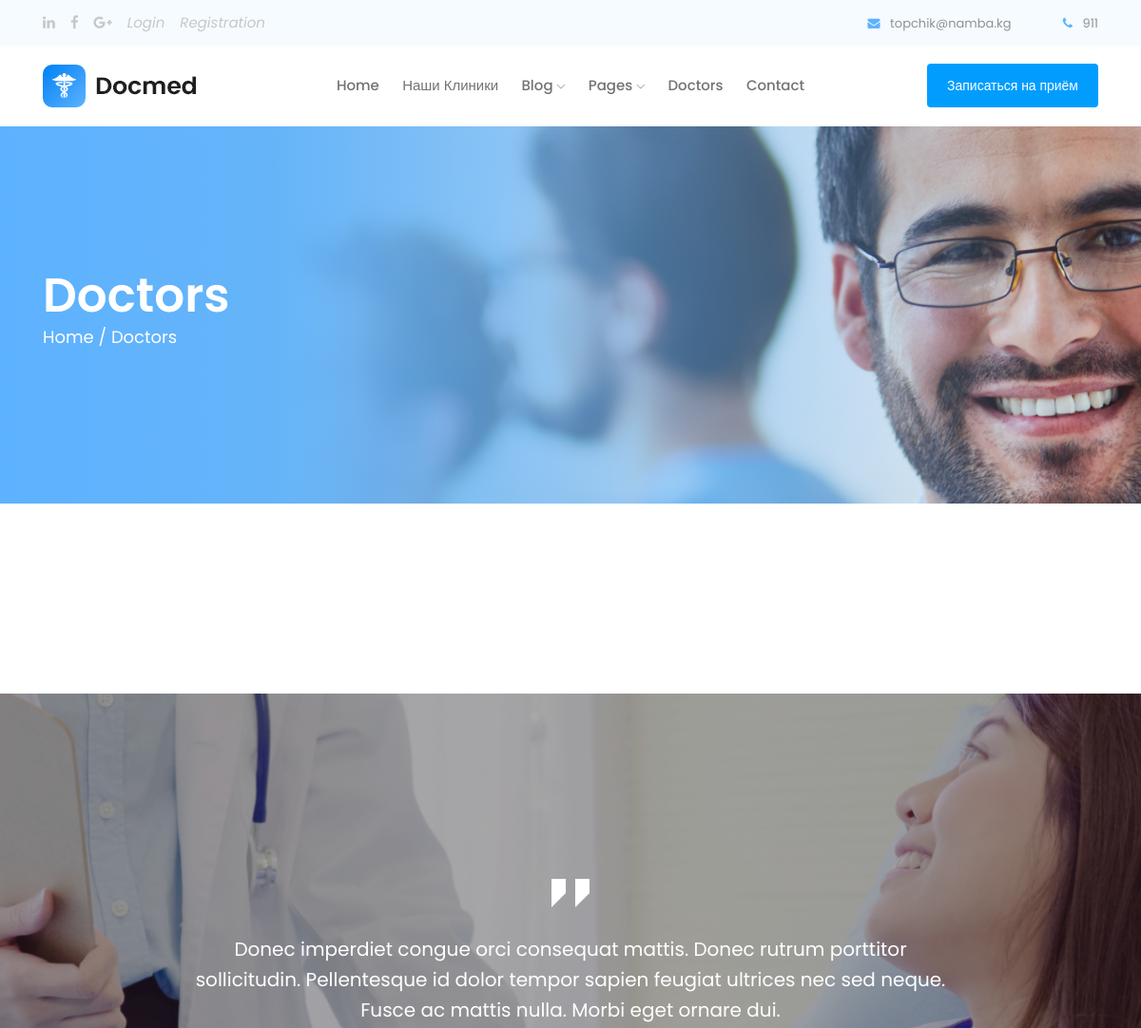
Page /doctor_list/ (upper part) on the earlier database version.
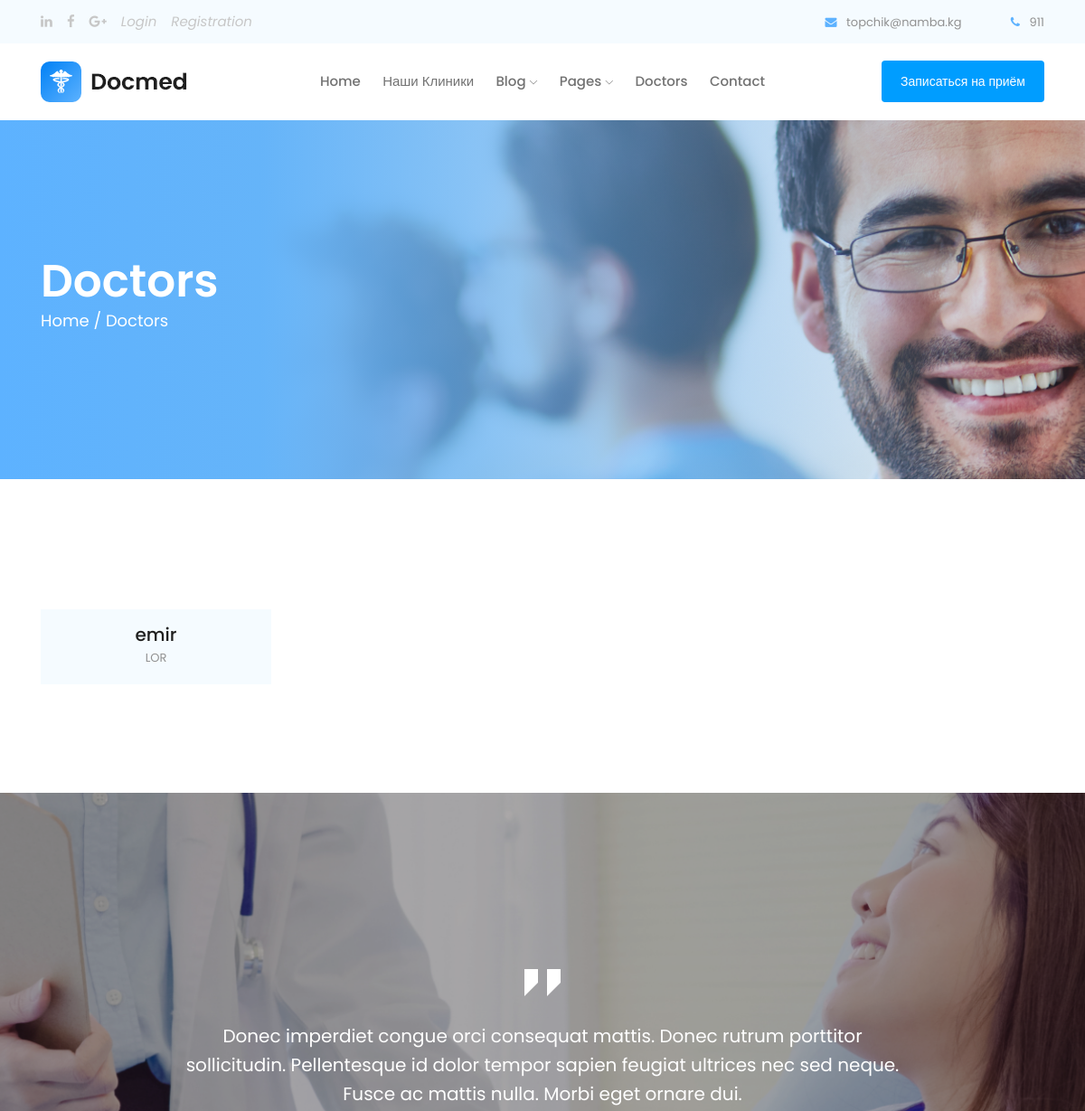
Same page on the later database version.
### clinic/models.py (models this page shows, shortened)
class Doctor(models.Model):
    username = models.CharField(max_length=100)
    clinic = models.ForeignKey(Clinic, related_name='clinic', on_delete=models.CASCADE)
    name = models.CharField(max_length=100)
    surname = models.CharField(max_length=100)
    slug = models.SlugField(max_length=100, unique=True, default=None)
    email = models.EmailField(default=None)
    proffesion = models.CharField(max_length=100)
    image_height = models.IntegerField(default=50)
    image_width = models.IntegerField(default=70)
    image = models.ImageField(upload_to='doctors/%Y/%m/%d', max_length=200, blank=True,
                              height_field='image_height', width_field='image_width')
    created = models.DateTimeField(default=timezone.now)
    class Meta:
        ordering = ('name', )

### clinic/views.py (the view)
# urls.py: path('doctor_list/', DoctorListView.as_view(), name='doctor_list'),
class DoctorListView(ListView):
    model = Doctor
    template_name = 'doctor_list.html'
    context_object_name = 'doctors'

### templates/doctor_list.html (shortened to what this page needs)
{% extends 'base.html' %}
{% load static %}q
{% block content %}
    <div class="bradcam_area breadcam_bg_2 bradcam_overlay">
        <div class="container">
            <div class="row">
                <div class="col-xl-12">
                    <div class="bradcam_text">
                        <h3>Doctors</h3>
                        <p><a href="index.html">Home /</a> Doctors</p>
                    </div>
                </div>
            </div>
        </div>
    </div>
    <div class="expert_doctors_area doctor_page">
        <div class="container">
            <div class="row">
                {% for doctor in doctors %}
                <div class="col-md-6 col-lg-3">
                    <div class="single_expert mb-40">
                        <div class="expert_thumb">
                        </div>
                        <div class="experts_name text-center">
                            <h3>{{ doctor.name }}</h3>
                            <span>{{doctor.proffesion}}</span>
                        </div>
                    </div>
                </div>
                {% endfor %}
            </div>
        </div>
    </div>
    <div class="testmonial_area">
        <div class="testmonial_active owl-carousel">
            <div class="single-testmonial testmonial_bg_1 overlay2">
                <div class="container">
                    <div class="row">
                        <div class="col-xl-10 offset-xl-1">
                            <div class="testmonial_info text-center">
                                <div class="quote">
                                    <i class="flaticon-straight-quotes"></i>
                                </div>
                                <p>Donec imperdiet congue orci consequat mattis. Donec rutrum porttitor <br>
                                    sollicitudin. Pellentesque id dolor tempor sapien feugiat ultrices nec sed neque.
                                    <br>
                                    Fusce ac mattis nulla. Morbi eget ornare dui. </p>
                            </div>
                        </div>
                    </div>
                </div>
            </div>
        </div>
    </div>
{% endblock %}

Differences in the rows shown:
added Doctor: name "emir", proffesion "LOR"
